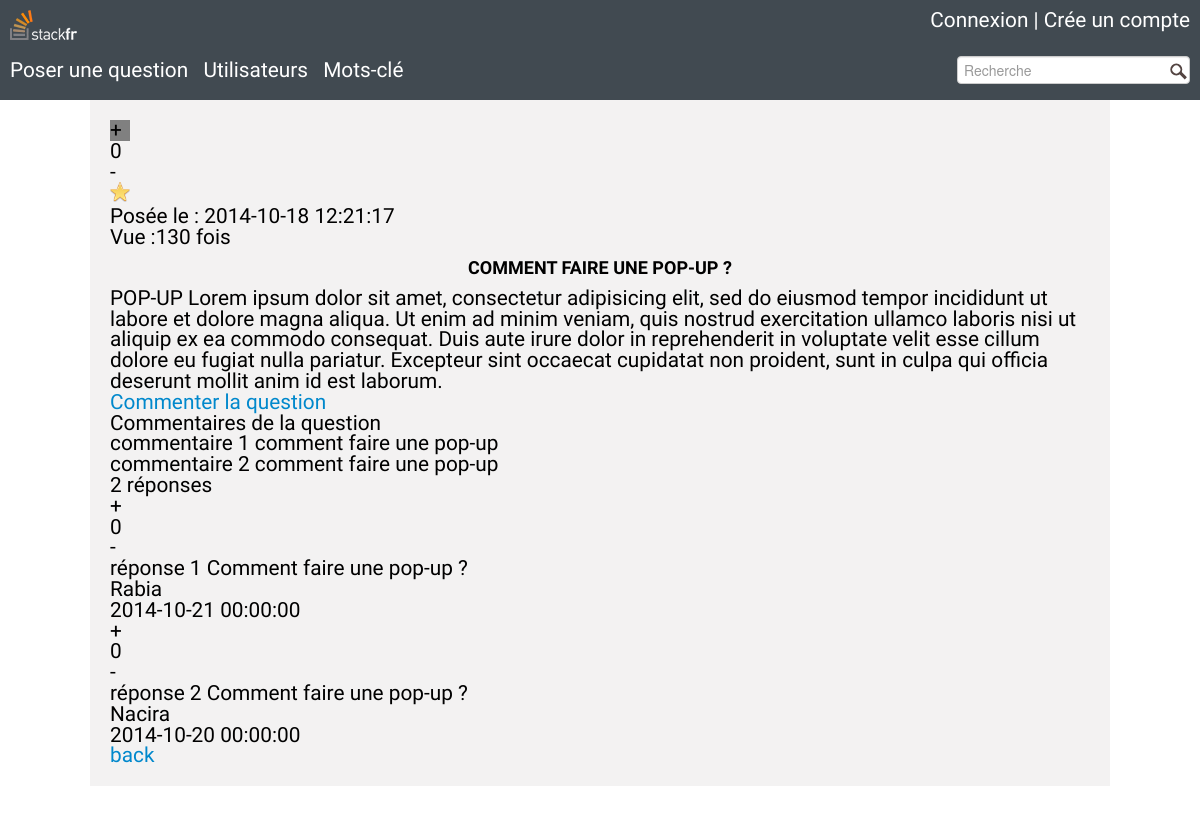
/detail_question.php?id=3, run on the app's committed database.
### tables this page shows
CREATE TABLE IF NOT EXISTS `question` (
  `id` int(11) NOT NULL AUTO_INCREMENT,
  `title` varchar(250) NOT NULL,
  `content` text NOT NULL,
  `tags` varchar(255) NOT NULL,
  `user_id` int(11) NOT NULL,
  `dateCreated` datetime NOT NULL,
  `dateModified` datetime NOT NULL,
  `vues` int(11) NOT NULL,
  `points` int(11) NOT NULL,
  PRIMARY KEY (`id`)
);

CREATE TABLE IF NOT EXISTS `comment` (
  `id` int(11) NOT NULL AUTO_INCREMENT,
  `comment` text NOT NULL,
  `questionOrAnswer_id` int(11) NOT NULL,
  `user_id` int(11) NOT NULL,
  PRIMARY KEY (`id`)
);

CREATE TABLE IF NOT EXISTS `answer` (
  `id` int(11) NOT NULL AUTO_INCREMENT,
  `content` text NOT NULL,
  `user_id` int(11) NOT NULL,
  `question_id` int(11) NOT NULL,
  `dateCreated` datetime NOT NULL,
  `dateModified` datetime NOT NULL,
  PRIMARY KEY (`id`)
);

CREATE TABLE IF NOT EXISTS `user` (
  `id` int(11) NOT NULL AUTO_INCREMENT,
  `name` varchar(50) NOT NULL,
  `image` varchar(150) NOT NULL,
  `pseudo` varchar(100) NOT NULL,
  `mail` varchar(150) NOT NULL,
  `password` varchar(255) NOT NULL,
  `salt` varbinary(256) NOT NULL,
  `token` varchar(50) NOT NULL,
  `birthday` date NOT NULL,
  `job` varchar(150) NOT NULL,
  `location` varchar(100) NOT NULL,
  `lang` varchar(100) NOT NULL,
  `score` int(10) NOT NULL,
  `vote` int(10) NOT NULL,
  `websites` varchar(150) NOT NULL,
  `dateRegistred` date NOT NULL,
  `dateModified` date NOT NULL,
  `dateConnected` datetime NOT NULL,
  PRIMARY KEY (`id`)
);

### detail_question.php (the view, shortened to what this page needs)
<?php
	include("db.php");
	include("inc/header.php");
	include("inc/nav.php");
	$id=$_GET['id'];
	$sql = "SELECT question.id,title,score,dateCreated,name,tags,content,vues,points FROM question
					JOIN user ON question.user_id=user.id
					WHERE question.id=:id";
				$stmt = $dbh->prepare($sql);
				$stmt->bindValue(":id",$id);
				$stmt->execute();
				$question = $stmt->fetch();
	$sql = "SELECT comment FROM comment
					JOIN question ON questionOrAnswer_id=question.id
					WHERE question.id=:id";
				$stmt = $dbh->prepare($sql);
				$stmt->bindValue(":id",$id);
				$stmt->execute();
				$comments = $stmt->fetchAll();
	$sql = "SELECT answer.content, answer.user_id,name, answer.dateCreated FROM answer
					JOIN question ON question_id=question.id
					JOIN user ON user.id=answer.user_id
					WHERE question.id=:id";
				$stmt = $dbh->prepare($sql);
				$stmt->bindValue(":id",$id);
				$stmt->execute();
				$answers = $stmt->fetchAll();
	$sql = "SELECT COUNT(*) FROM answer
					JOIN question ON question_id=question.id
					WHERE question.id=:id";
				$stmt = $dbh->prepare($sql);
				$stmt->bindValue(":id",$id);
				$stmt->execute();
				$nbAnswers = $stmt->fetchColumn();
?>
<section class="container">
	<div id="voteQ">
		<div id="plus">
			<span>+</span>
		</div>
		<div id="pointsQ">
			<span><?php echo $question['points'];?></span>
		</div>
		<div id="moins">
		 	<span>-</span>
		</div>
		<div id="etoile">
			<img src="img/etoile.png" width=20px />
		</div>
	</div>
	<div id="statsQ">
		<p>Posée le : <?= $question['dateCreated'];?></p>
		<p>Vue :<?= $question['vues']+1;?> fois</p>
	</div>
	<div id="Q">
		<h3><?php echo $question['title'];?></h3>
		<p><?php echo $question['content'];?></p>
		<a href="">Commenter la question</a>
		<p id="com">Commentaires de la question</p>
		<?php foreach ($comments as $comment){ ?>
		<p><?php echo $comment['comment'];?></p>
		<?php } ?>
		<p id="rep"><?php echo $nbAnswers;?> réponses</p>
		<?php foreach ($answers as $answer){ ?>
		<div id="reponses">
			<div class="voteR">
				<div class="plus">
					<span>+</span>
				</div>
				<div class="pointsR">
					<span>0</span>
				</div>
				<div class="moins">
				 	<span>-</span>
			</div>
		<div class="contenuRep">
			<p><?php echo $answer['content'];?></p>
			<p><?php echo $answer['name'];?></p>
			<p><?php echo $answer['dateCreated'];?></p>
		</div>
			<?php } ?>
	</div>
	<a href="index.php" id="back">back</a>
</section>
<?php
include("inc/footer.php");
?>

### css/style.css (style rules this page uses)
html, body, div, span, applet, object, iframe, h1, h2, h3, h4, h5, h6, p, blockquote, pre, a, abbr, acronym, address, big, cite, code, del, dfn, em, img, ins, kbd, q, s, samp, small, strike, strong, sub, sup, tt, var, b, u, i, center, dl, dt, dd, ol, ul, li, fieldset, form, label, legend, table, caption, tbody, tfoot, thead, tr, th, td, article, aside, canvas, details, embed, figure, figcaption, footer, header, hgroup, menu, nav, output, ruby, section, summary, time, mark, audio, video { margin: 0; padding: 0; border: 0; font-size: 100%; vertical-align: baseline; }
article, aside, details, figcaption, figure, footer, header, hgroup, menu, nav, section { display: block; }
body { line-height: 1; }
body { font: 300 1.3rem/1.3rem Oswald; color: #000; }
h3 { text-transform: uppercase; font-size: 18px; text-align: center; }
.container { width: 980px; zoom: 1; margin: 0 auto; background-color: #f3f2f2; padding: 20px; }
#voteQ #plus { width:20px; background-color: grey; }

### data on the page
question: points "0", dateCreated "2014-10-18 12:21:17", $question['vues']+1 "130", title "COMMENT FAIRE UNE POP-UP ?", content "POP-UP Lorem ipsum dolor sit amet, consectetur adipisicing elit, sed do eiusmod tempor incididunt ut labore et dolore magna aliqua. Ut enim ad minim veniam, quis nostrud exercitation ullamco laboris nisi ut aliquip ex ea commodo consequat. Duis aute irure dolor in reprehenderit in voluptate velit esse cillum dolore eu fugiat nulla pariatur. Excepteur sint occaecat cupidatat non proident, sunt in culpa qui officia deserunt mollit anim id est laborum."
comment: comment "commentaire 1 comment faire une pop-up"
comment: comment "commentaire 2 comment faire une pop-up"
answer: content "réponse 1 Comment faire une pop-up ?", user.name "Rabia", dateCreated "2014-10-21 00:00:00"
answer: content "réponse 2 Comment faire une pop-up ?", user.name "Nacira", dateCreated "2014-10-20 00:00:00"

### other printed values
$nbAnswers "2"
